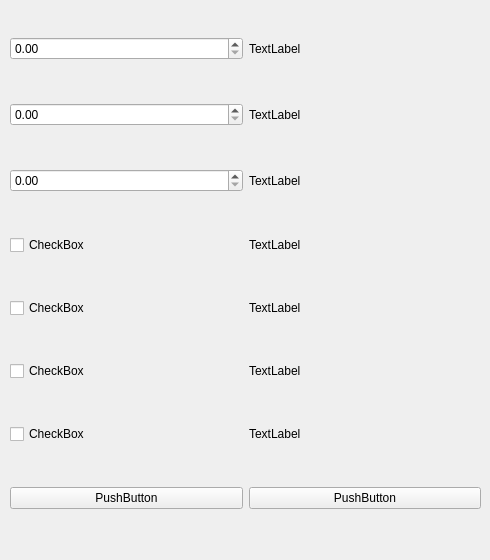
    <widget class="QWidget" name="tab_5">
     <attribute name="title">
      <string>ADC Einstellungen</string>
     </attribute>
     <widget class="QWidget" name="gridLayoutWidget_7">
      <property name="geometry">
       <rect>
        <x>0</x>
        <y>0</y>
        <width>481</width>
        <height>551</height>
       </rect>
      </property>
      <layout class="QGridLayout" name="gridLayout_7">
       <property name="leftMargin">
        <number>10</number>
       </property>
       <item row="2" column="0">
        <widget class="QDoubleSpinBox" name="doubleSpinBox_18"/>
       </item>
       <item row="6" column="0">
        <widget class="QCheckBox" name="checkBox_8">
         <property name="text">
          <string>CheckBox</string>
         </property>
        </widget>
       </item>
       <item row="5" column="0">
        <widget class="QCheckBox" name="checkBox_7">
         <property name="text">
          <string>CheckBox</string>
         </property>
        </widget>
       </item>
       <item row="5" column="1">
        <widget class="QLabel" name="label_52">
         <property name="text">
          <string>TextLabel</string>
         </property>
        </widget>
       </item>
       <item row="1" column="0">
        <widget class="QDoubleSpinBox" name="doubleSpinBox_17"/>
       </item>
       <item row="4" column="1">
        <widget class="QLabel" name="label_51">
         <property name="text">
          <string>TextLabel</string>
         </property>
        </widget>
       </item>
       <item row="4" column="0">
        <widget class="QCheckBox" name="checkBox_6">
         <property name="text">
          <string>CheckBox</string>
         </property>
        </widget>
       </item>
       <item row="3" column="0">
        <widget class="QCheckBox" name="checkBox_5">
         <property name="text">
          <string>CheckBox</string>
         </property>
        </widget>
       </item>
       <item row="0" column="1">
        <widget class="QLabel" name="label_54">
         <property name="text">
          <string>TextLabel</string>
         </property>
        </widget>
       </item>
       <item row="6" column="1">
        <widget class="QLabel" name="label_53">
         <property name="text">
          <string>TextLabel</string>
         </property>
        </widget>
       </item>
       <item row="2" column="1">
        <widget class="QLabel" name="label_48">
         <property name="text">
          <string>TextLabel</string>
         </property>
        </widget>
       </item>
       <item row="1" column="1">
        <widget class="QLabel" name="label_49">
         <property name="text">
          <string>TextLabel</string>
         </property>
        </widget>
       </item>
       <item row="0" column="0">
        <widget class="QDoubleSpinBox" name="doubleSpinBox_19"/>
       </item>
       <item row="3" column="1">
        <widget class="QLabel" name="label_50">
         <property name="text">
          <string>TextLabel</string>
         </property>
        </widget>
       </item>
       <item row="7" column="1">
        <widget class="QPushButton" name="pushButton_14">
         <property name="text">
          <string>PushButton</string>
         </property>
        </widget>
       </item>
       <item row="7" column="0">
        <widget class="QPushButton" name="pushButton_15">
         <property name="text">
          <string>PushButton</string>
         </property>
        </widget>
       </item>
      </layout>
     </widget>
    </widget>
